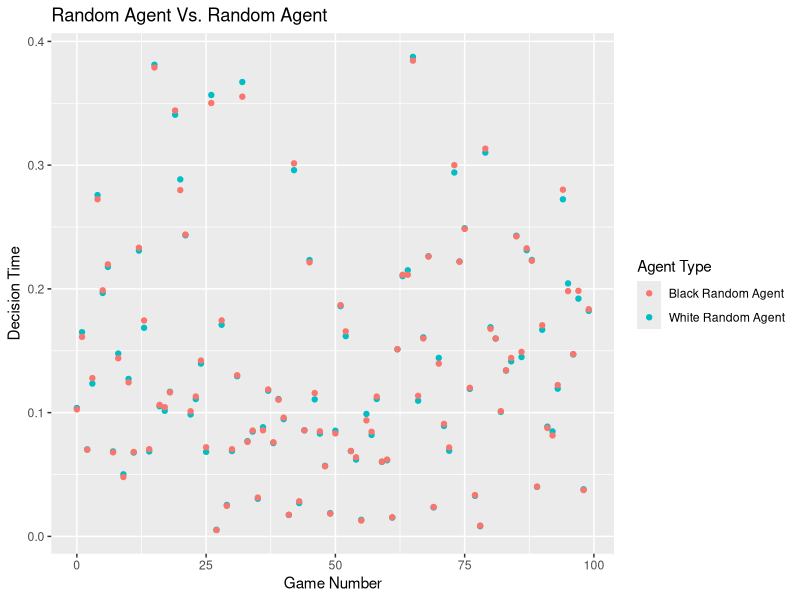
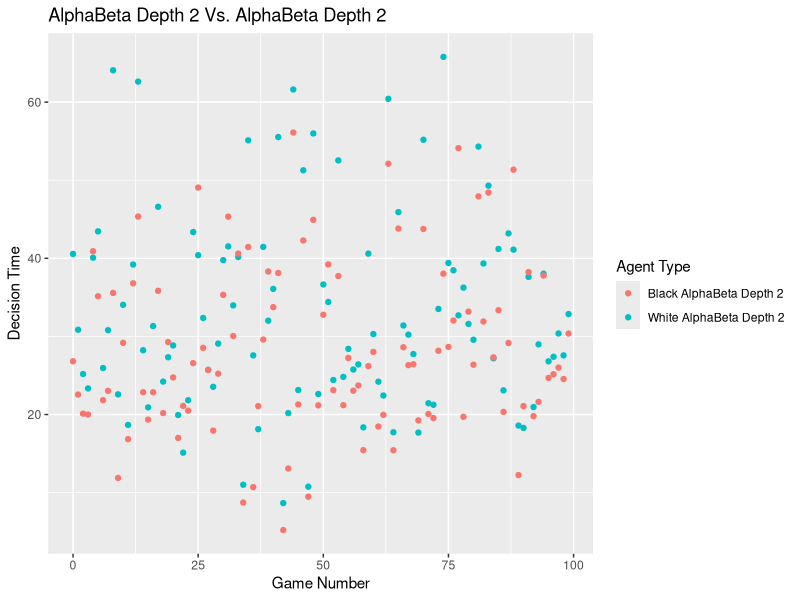
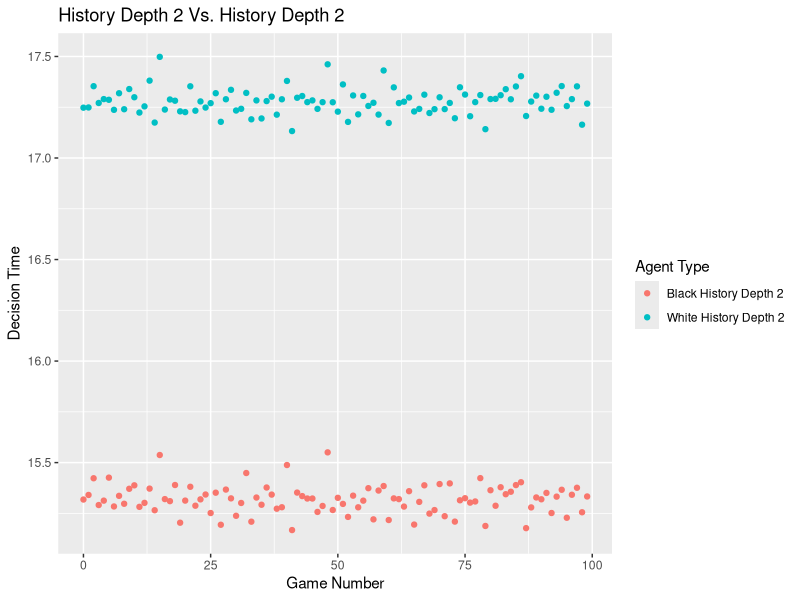
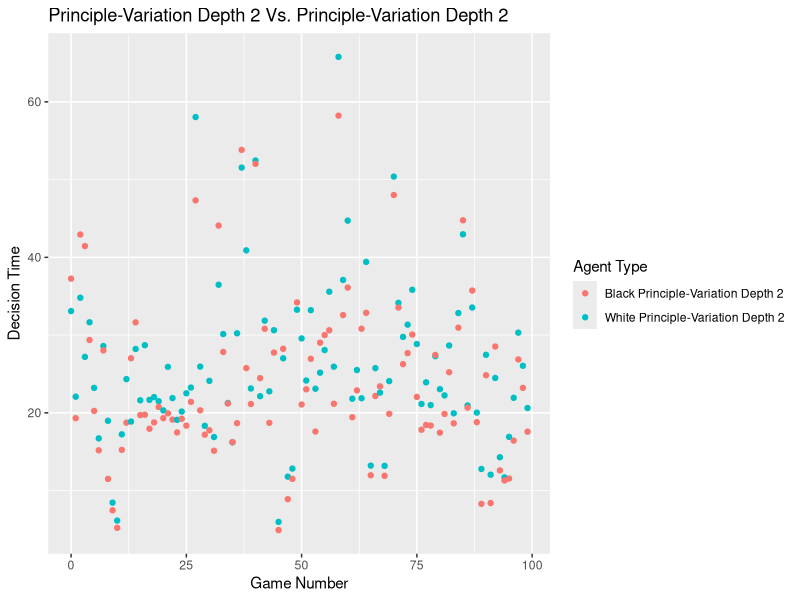
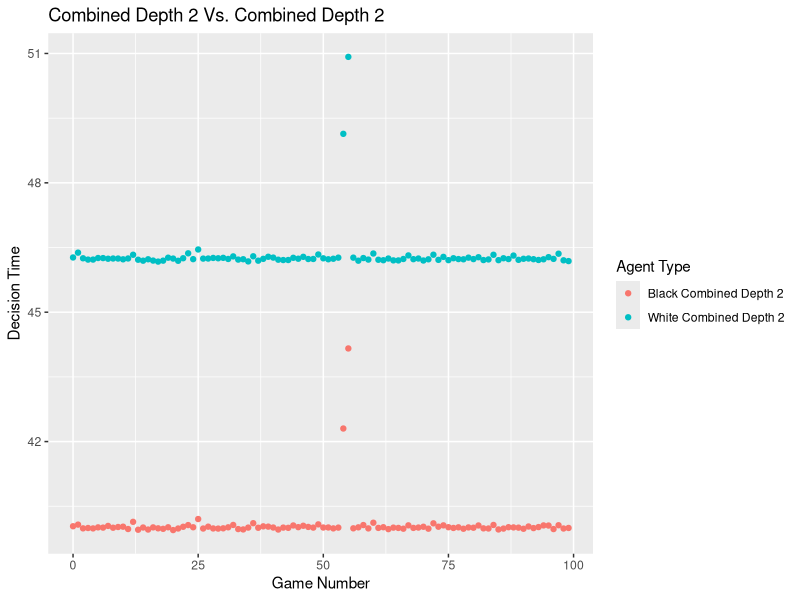
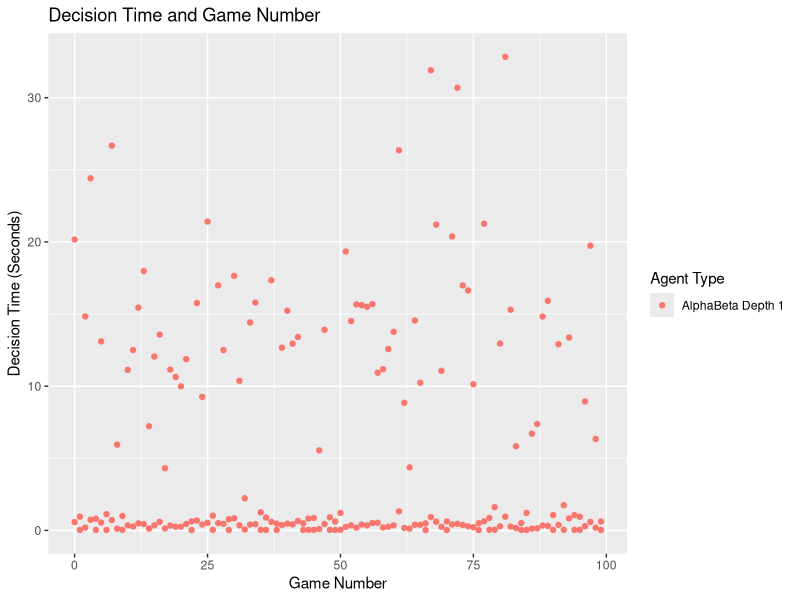
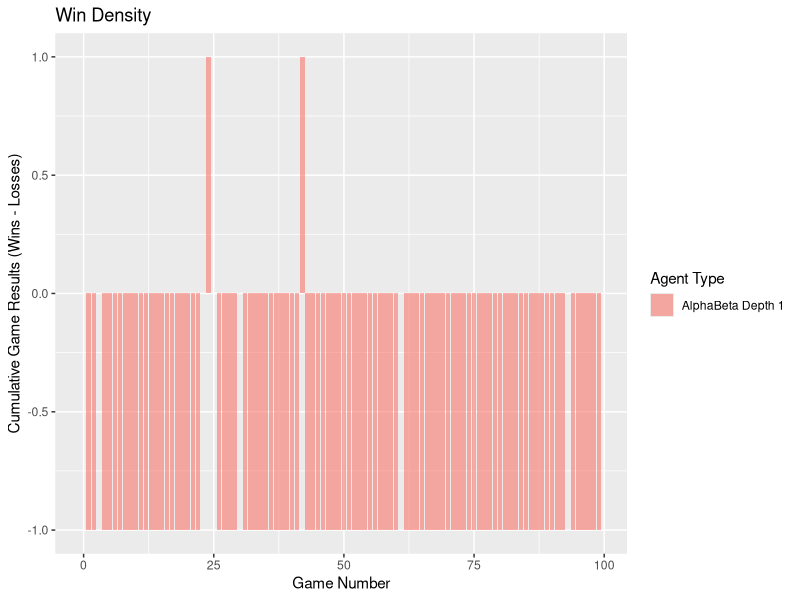
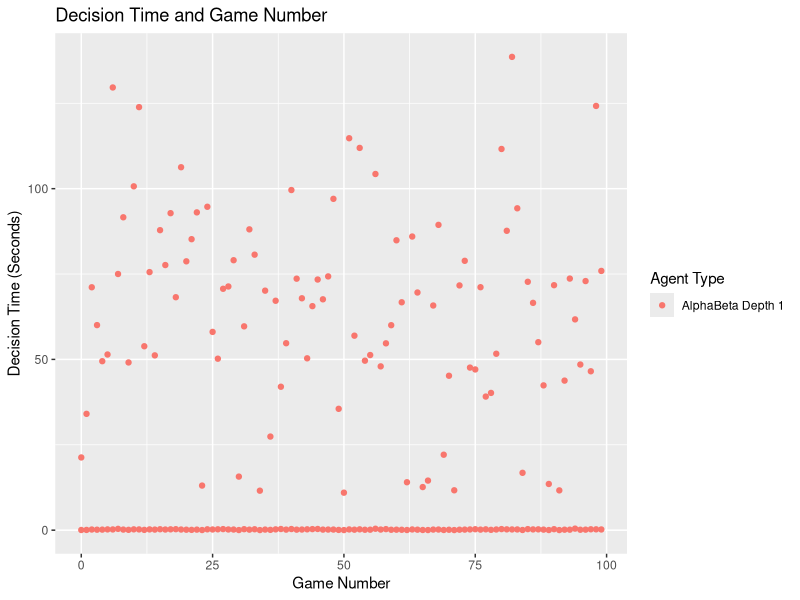

These figures' R source, in order:
# Erich Ostendarp

# imports
library(dplyr)
library(ggplot2)


# Baseline
RvR <- read.csv('data/RvR.csv', sep='\t')
ggplot(RvR, aes(x=game_number, y=agent_decision_time)) +
  geom_point(aes(color=agent_color)) +
  ggtitle("Random Agent Vs. Random Agent") +
  labs(x="Game Number", y="Decision Time", color="Agent Type") +
  scale_color_manual(labels=c("Black Random Agent", "White Random Agent"), values=c("#F8766D", "#00BFC4"))


A2vA2 <- read.csv('data/A2vA2.csv', sep='\t')
ggplot(A2vA2, aes(x=game_number, y=agent_decision_time)) +
  geom_point(aes(color=agent_color)) +
  ggtitle("AlphaBeta Depth 2 Vs. AlphaBeta Depth 2") +
  labs(x="Game Number", y="Decision Time", color="Agent Type") +
  scale_color_manual(labels=c("Black AlphaBeta Depth 2", "White AlphaBeta Depth 2"), values=c("#F8766D", "#00BFC4"))


H2vH2 <- read.csv('data/H2vH2.csv', sep='\t')
ggplot(H2vH2, aes(x=game_number, y=agent_decision_time)) +
  geom_point(aes(color=agent_color)) +
  ggtitle("History Depth 2 Vs. History Depth 2") +
  labs(x="Game Number", y="Decision Time", color="Agent Type") +
  scale_color_manual(labels=c("Black History Depth 2", "White History Depth 2"), values=c("#F8766D", "#00BFC4"))


P2vP2 <- read.csv('data/P2vP2.csv', sep='\t')
ggplot(P2vP2, aes(x=game_number, y=agent_decision_time)) +
  geom_point(aes(color=agent_color)) +
  ggtitle("Principle-Variation Depth 2 Vs. Principle-Variation Depth 2") +
  labs(x="Game Number", y="Decision Time", color="Agent Type") +
  scale_color_manual(labels=c("Black Principle-Variation Depth 2", "White Principle-Variation Depth 2"), values=c("#F8766D", "#00BFC4"))


C2vC2 <- read.csv('data/C2vC2.csv', sep='\t')
ggplot(C2vC2, aes(x=game_number, y=agent_decision_time)) +
  geom_point(aes(color=agent_color)) +
  ggtitle("Combined Depth 2 Vs. Combined Depth 2") +
  labs(x="Game Number", y="Decision Time", color="Agent Type") +
  scale_color_manual(labels=c("Black Combined Depth 2", "White Combined Depth 2"), values=c("#F8766D", "#00BFC4"))



# Depth Performance
A1vA2 <- read.csv('data/A1vA2.csv', sep='\t')
ggplot(A1vA2, aes(x=game_number, y=agent_decision_time)) +
  geom_point(aes(color=agent_type)) +
  ggtitle("Decision Time and Game Number") +
  labs(x="Game Number", y="Decision Time (Seconds)", color="Agent Type") +
  scale_color_manual(labels=c("AlphaBeta Depth 1", "AlphaBeta Depth 2"), values=c("#F8766D", "#00BFC4"))

grouped_A1vA2 <- group_by(A1vA2, agent_type) %>%
  mutate(cum_wins=cumsum(game_result))

ggplot(grouped_A1vA2, aes(x=game_number, y=cum_wins)) +
  geom_bar(stat='identity', position='identity', aes(fill=agent_type), alpha=.6) +
  ggtitle("Win Density") +
  labs(x="Game Number", y="Cumulative Game Results (Wins - Losses)", fill="Agent Type") +
  scale_fill_manual(labels=c("AlphaBeta Depth 1", "AlphaBeta Depth 2"), values=c("#F8766D", "#00BFC4"))


A1vA3 <- read.csv('data/A1vA3.csv', sep='\t')
ggplot(A1vA3, aes(x=game_number, y=agent_decision_time)) +
  geom_point(aes(color=agent_type)) +
  ggtitle("Decision Time and Game Number") +
  labs(x="Game Number", y="Decision Time (Seconds)", color="Agent Type") +
  scale_color_manual(labels=c("AlphaBeta Depth 1", "AlphaBeta Depth 3"), values=c("#F8766D", "#00BFC4"))

grouped_A1vA3 <- group_by(A1vA3, agent_type) %>%
  mutate(cum_wins=cumsum(game_result))

ggplot(grouped_A1vA3, aes(x=game_number, y=cum_wins)) +
  geom_bar(stat='identity', position='identity', aes(fill=agent_type), alpha=.6) +
  ggtitle("Win Density") +
  labs(x="Game Number", y="Cumulative Game Results (Wins - Losses)", fill="Agent Type") +
  scale_fill_manual(labels=c("AlphaBeta Depth 1", "AlphaBeta Depth 3"), values=c("#F8766D", "#00BFC4"))


A2vA3 <- read.csv('data/A2vA3.csv', sep='\t')
ggplot(A2vA3, aes(x=game_number, y=agent_decision_time)) +
  geom_point(aes(color=agent_type)) +
  ggtitle("Decision Time and Game Number") +
  labs(x="Game Number", y="Decision Time (Seconds)", color="Agent Type") +
  scale_color_manual(labels=c("AlphaBeta Depth 2", "AlphaBeta Depth 3"), values=c("#F8766D", "#00BFC4"))

grouped_A2vA3 <- group_by(A2vA3, agent_type) %>%
  mutate(cum_wins=cumsum(game_result))

ggplot(grouped_A2vA3, aes(x=game_number, y=cum_wins)) +
  geom_bar(stat='identity', position='identity', aes(fill=agent_type), alpha=.6) +
  ggtitle("Win Density") +
  labs(x="Game Number", y="Cumulative Game Results (Wins - Losses)", fill="Agent Type") +
  scale_fill_manual(labels=c("AlphaBeta Depth 2", "AlphaBeta Depth 3"), values=c("#F8766D", "#00BFC4"))



# Transposition Tables
A2vA2T <- read.csv('data/A2vA2T.csv', sep='\t')
grouped_A2vA2T <- group_by(A2vA2T, game_number, agent_type) %>%
  summarise(mean_agent_decision_time=mean(agent_decision_time))

ggplot(grouped_A2vA2T, aes(x=game_number, y=mean_agent_decision_time)) +
  geom_point(aes(color=agent_type)) +
  geom_smooth(aes(color=agent_type)) +
  ggtitle("Average Decision Time and Game Number") +
  labs(x="Game Number", y="Average Decision Time (Seconds)", color="Agent Type") +
  scale_color_manual(labels=c("AlphaBeta Depth 2", "AlphaBeta Depth 2 w/\nTransposition Tables"), values=c("#F8766D", "#00BFC4"))



# Performance
M2vA2 <- read.csv('data/M2vA2.csv', sep='\t')
ggplot(M2vA2, aes(x=game_number, y=agent_decision_time)) +
  geom_point(aes(color=agent_type)) +
  geom_smooth(aes(color=agent_type)) +
  ggtitle("Decision Time and Game Number") +
  labs(x="Game Number", y="Decision Time (Seconds)", color="Agent Type") +
  scale_color_manual(labels=c("AlphaBeta Depth 2", "Minimax Depth 2"), values=c("#F8766D", "#00BFC4"))

grouped_M2vA2 <- group_by(M2vA2, agent_type) %>%
  mutate(cum_wins=cumsum(game_result))

ggplot(grouped_M2vA2, aes(x=game_number, y=cum_wins)) +
  geom_bar(stat='identity', position='identity', aes(fill=agent_type), alpha=.6) +
  ggtitle("Win Density") +
  labs(x="Game Number", y="Cumulative Game Results (Wins - Losses)", fill="Agent Type") +
  scale_fill_manual(labels=c("AlphaBeta Depth 2", "Minimax Depth 2"), values=c("#F8766D", "#00BFC4"))


RvA2 <- read.csv('data/RvA2.csv', sep='\t')
ggplot(RvA2, aes(x=game_number, y=agent_decision_time)) +
  geom_point(aes(color=agent_type)) +
  geom_smooth(aes(color=agent_type)) +
  ggtitle("Decision Time and Game Number") +
  labs(x="Game Number", y="Decision Time (Seconds)", color="Agent Type") +
  scale_color_manual(labels=c("AlphaBeta Depth 2", "Random"), values=c("#F8766D", "#00BFC4"))

grouped_RvA2 <- group_by(RvA2, agent_type) %>%
  mutate(cum_wins=cumsum(game_result))

ggplot(grouped_RvA2, aes(x=game_number, y=cum_wins)) +
  geom_bar(stat='identity', position='identity', aes(fill=agent_type), alpha=.6) +
  ggtitle("Win Density") +
  labs(x="Game Number", y="Cumulative Game Results (Wins - Losses)", fill="Agent Type") +
  scale_fill_manual(labels=c("AlphaBeta Depth 2", "Random"), values=c("#F8766D", "#00BFC4"))